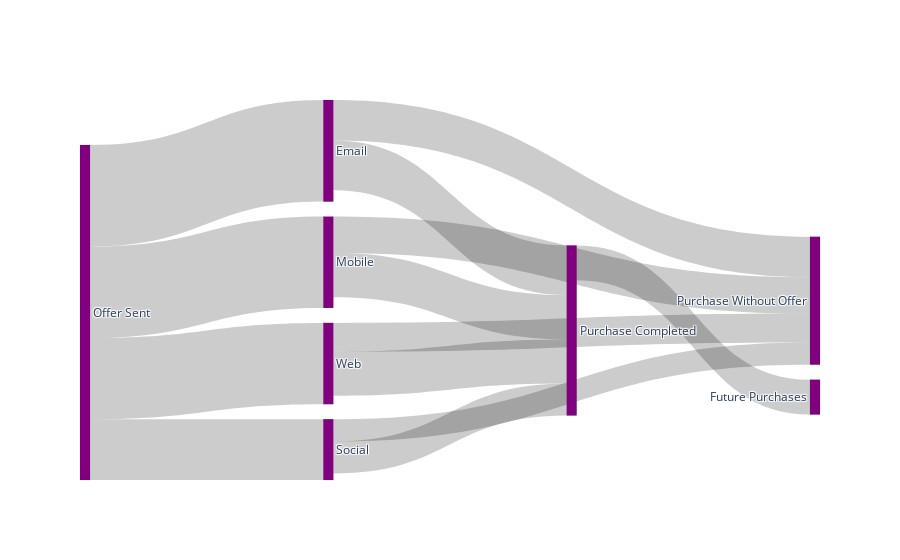

Notebook code cell kept with this figure:
### Markdown cell above
### 6.2 Marketing Funnel Flow

Visualizing the flow of customers on the marketing funnel

### Code cell
fig = go.Figure(data=[go.Sankey(
    node = dict(
      pad = 15,
      thickness = 10,
      line = dict(color = "black", width = 0.1),
      label = ["Offer Sent", "Social", "Web", "Mobile", "Email", "Purchase Completed", "Purchase Without Offer", "Future Purchases"],
      color = palette
    ),
    link = dict(
      source = [0, 0, 0, 0, 1, 2, 3, 4, 1, 2, 3, 4, 5, 6], # indices correspond to labels, eg A1, A2, A2, B1, ...
      target = [1, 2, 3, 4, 5, 5, 5, 5, 6, 6, 6, 6, 7, 7],        
      value = [df_offers['social'].sum(), 
              df_offers['web'].sum(), 
              df_offers['mobile'].sum(), 
              df_offers['email'].sum(), 
              df_offers.query("social == 1")["offer_completed"].sum(), 
              df_offers.query("web == 1")["offer_completed"].sum(),
              df_offers.query("mobile == 1")["offer_completed"].sum(),
              df_offers.query("email == 1")["offer_completed"].sum(),
              df_offers.query("social == 1")["transaction_without_completion"].sum(),
              df_offers.query("web == 1")["transaction_without_completion"].sum(),
              df_offers.query("mobile == 1")["transaction_without_completion"].sum(),
              df_offers.query("email == 1")["transaction_without_completion"].sum(),
              df_offers.query("offer_completed == 1")["future_purchase"].sum(),
              df_offers.query("transaction_without_completion == 1")["future_purchase"].sum(),]
  ))])

# fig.update_layout(title_text="Marketing Funnel", font_size=10)
fig.update_layout(font_size=12)

### Figure 1 — Plotly figure (JSON) as saved in the notebook; plotly's stock layout.template omitted (floating-point values rounded to 4 significant figures)
{"data": [{"link": {"source": [0, 0, 0, 0, 1, 2, 3, 4, 1, 2, 3, 4, 5, 6], "target": [1, 2, 3, 4, 5, 5, 5, 5, 6, 6, 6, 6, 7, 7], "value": [39802, 53175, 59775, 66501, 20973, 28821, 29076, 32478, 14597, 18830, 23753, 26552, 22852, 0]}, "node": {"color": "purple", "label": ["Offer Sent", "Social", "Web", "Mobile", "Email", "Purchase Completed", "Purchase Without Offer", "Future Purchases"], "line": {"color": "black", "width": 0.1}, "pad": 15, "thickness": 10}, "type": "sankey"}], "layout": {"font": {"size": 12}}}
